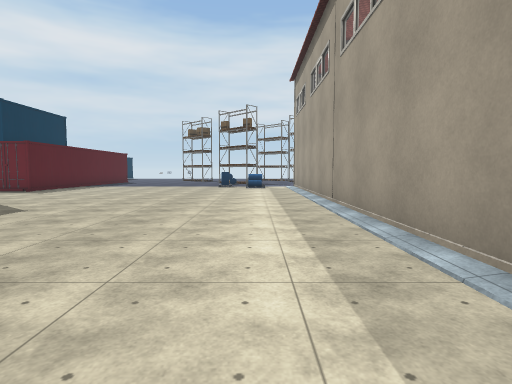
view 1 (above)

24 first-person views from a walk through a scene from a Unity 3-D project. The camera is 1.5 m above the floor, tilts 4° down and sees 80° across. The floor is counted in squares, 2 m on a side. Each view is taken from the middle of a square. On the plan, view 1 faces up. The plan holds only what a view shows up to about 10 squares ahead; the rest is blank. The place goes on beyond the plan. Some animated figures are not drawn. Some surface patterns are stand-ins.

view 2
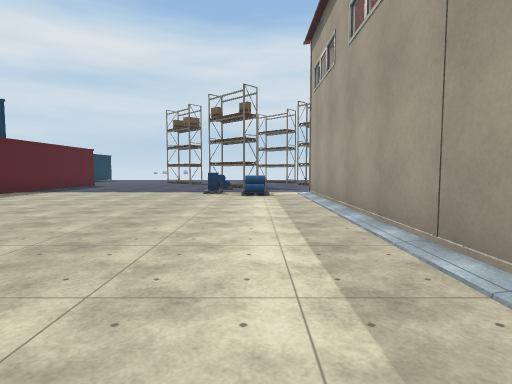

view 3
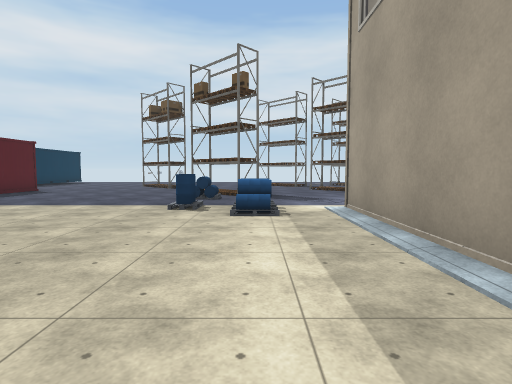

view 4
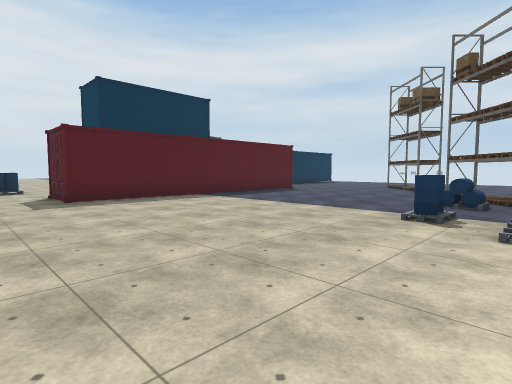

view 5
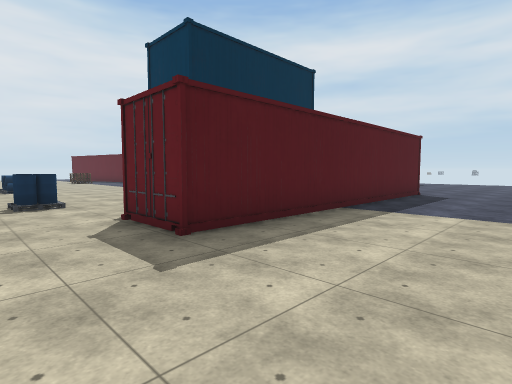

view 6
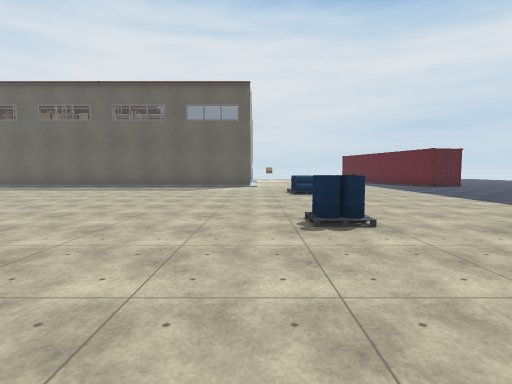

view 7
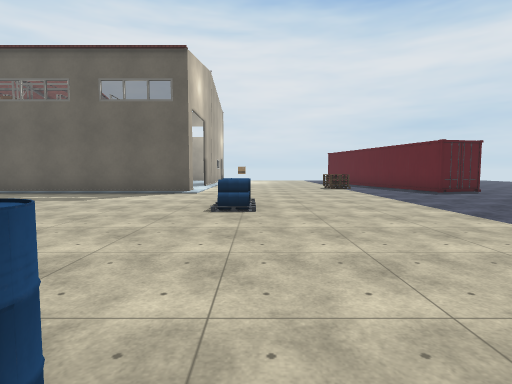

view 8
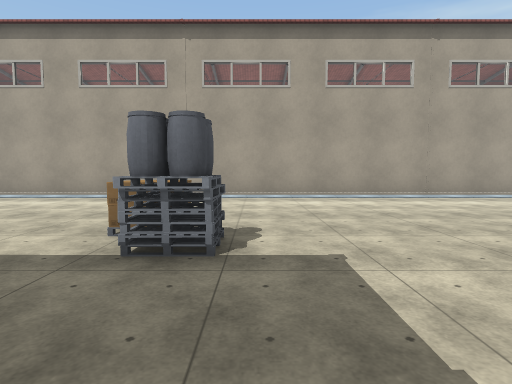

view 9
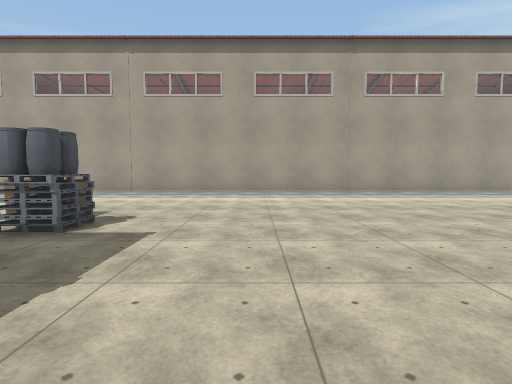

view 10
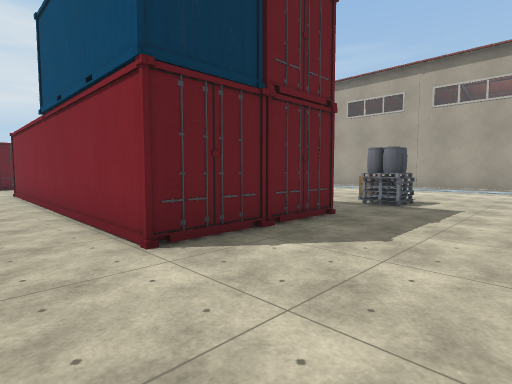

view 11
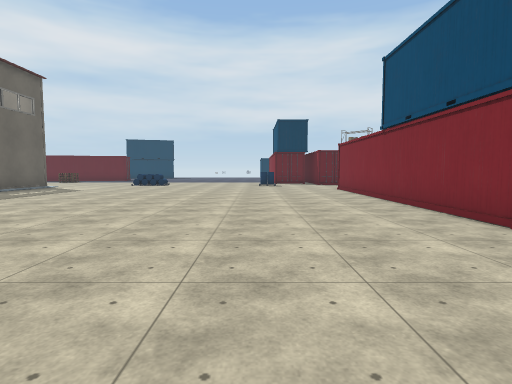

view 12
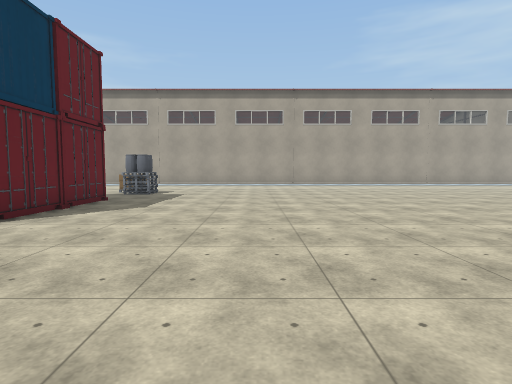

view 13
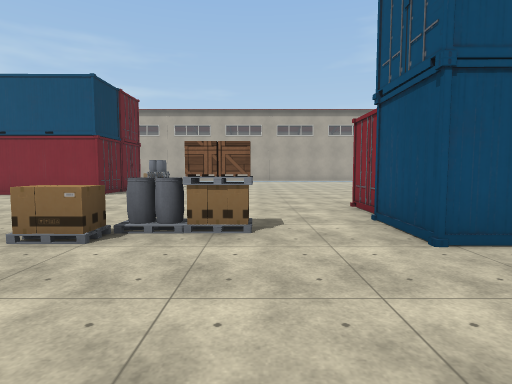

view 14
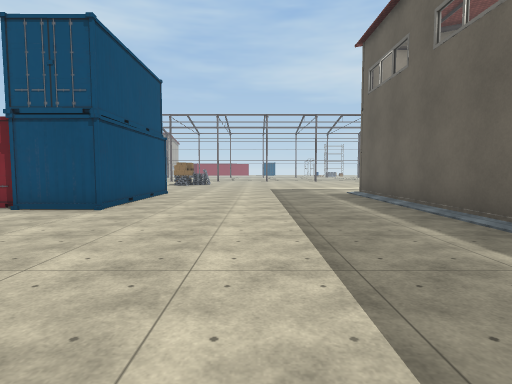

view 15
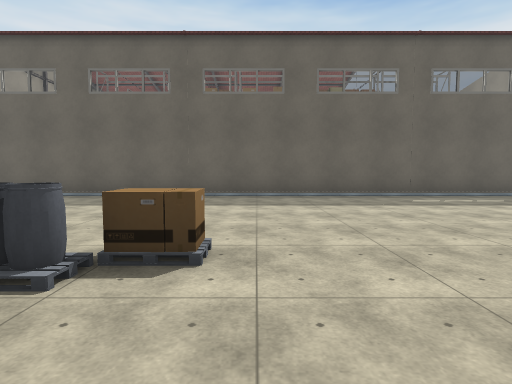

view 16
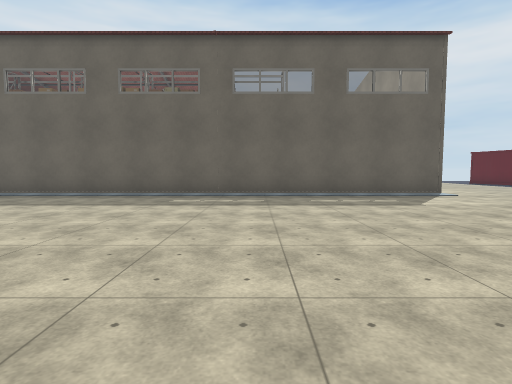

view 17
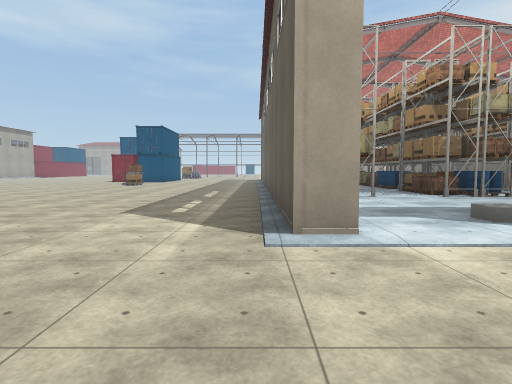

view 18
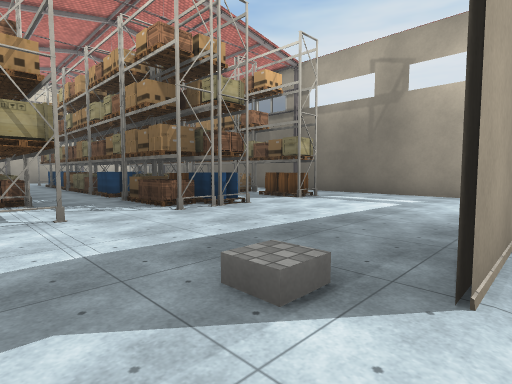

view 19
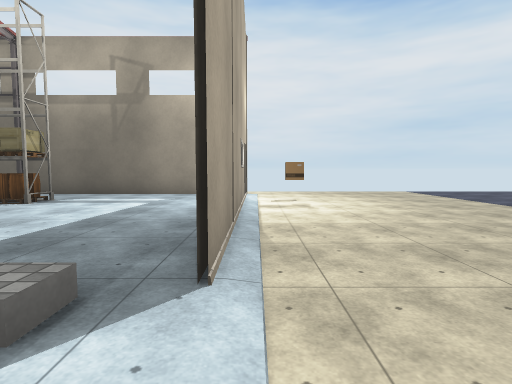

view 20
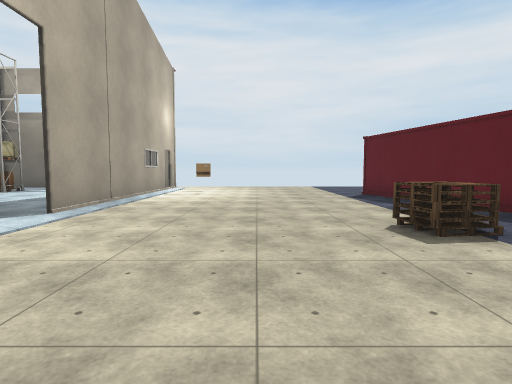

view 21
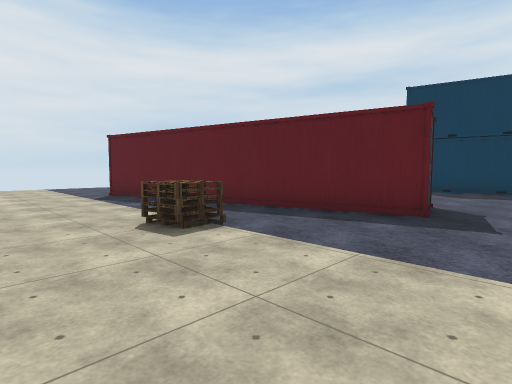

view 22
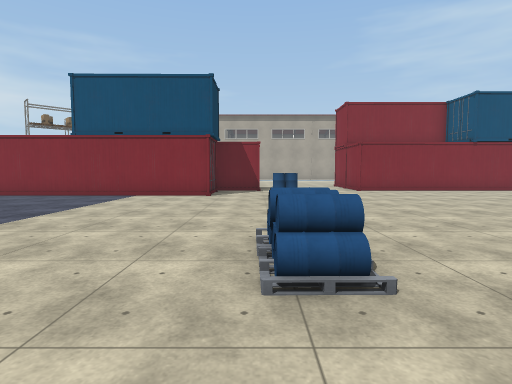

view 23
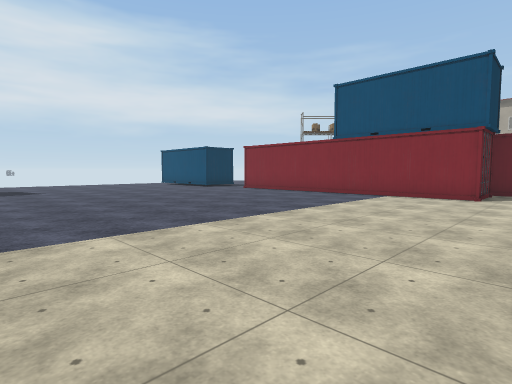

view 24
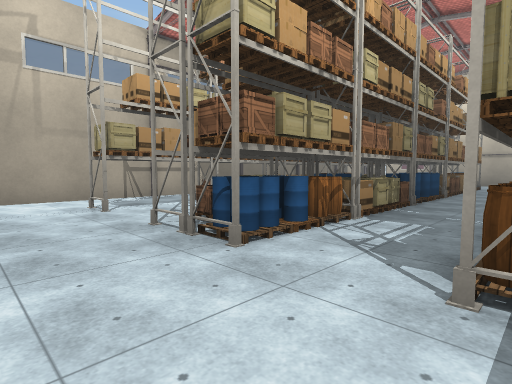

### Floor plan
Points are (right, up) in squares from view 1. A wall is a line through its corners. A room is listed if a view was taken in it or the views show most of it. See-through windows are left out.
Room 1 (views 1, 2, 3, 4, 5, 6, 7, 8, 9, 10, 11, 12, 13, 14, 15, 16, 17, 20, 21, 22, 23)
walls: (-8.4, -1.2) (-8.6, -1.1) (-9, -1.3); (-9.7, 11.9) (-9.7, 12.4); (-10.2, 12.4) (-11.9, 12.4) (-11.9, 18.5); (-7, -1.3) (-7.6, -1); (-6.3, -1.2) (-9.7, -1.2) (-9.7, 7.2); (-23.1, 8.7) (-22.4, 8.7) (-22.4, -12); (-8.1, 18.6) (-8.1, 10.9) (-9.8, 10.9); (-22.4, 17.4) (-30.6, 15.4); (-16.1, -12) (-16, -7.8) (-12.6, -7.9); (0.2, 17.6) (-0.5, 16.9); (-31.9, 8.7) (-25.9, 8.7); (1.7, -12.2) (1.7, 13.9)
ways out: opening at (-24.5, 9) to room 2
objects: box (-32, 10); pallet (-25, 14); pallet (-25, 15); other object (-19, 11) to (-18, 11); other object (-16, -4); other object (-15, -6); other object (-15, -5); other object (-12, 10); other object (-4, -1); other object (-3, -1); other object (-1, 14); other object (-1, 16); other object (0, 13) to (0, 14)
Room 2 (views 18, 19, 24)
walls: (-22.5, 0.5) (-22.5, 5.4); (-27.5, 4) (-26.9, 4); (-25.1, 4) (-24.2, 4); (-33.5, 1.8) (-33.5, 1.1); (-33.5, 7.3) (-33.5, 1.9)
ways out: opening at (-24.5, 9) to room 1
objects: barrel (-32, 3); other object (-31, 3); barrel (-31, 4); other object (-30, 3); other object (-29, -6); other object (-29, -4); box (-29, -1); box (-29, 1); barrel (-29, 2); barrel (-29, 3); barrel (-29, 4); box (-28, 0); other object (-28, 2); pallet (-28, 3); barrel (-28, 4); other object (-27, -2); other object (-27, -1); barrel (-27, 0); box (-27, 2); box (-27, 3); other object (-25, 0); box (-25, 1); cube (-25, 8)

Where each view was taken, in squares from view 1:
view 1: 0 up, 0 right, facing up
view 2: 4 up, 0 right, facing up
view 3: 8 up, 0 right, facing up
view 4: 9 up, 0 right, facing up-left
view 5: 9 up, 5 left, facing up-left
view 6: 9 up, 8 left, facing left
view 7: 11 up, 12 left, facing left
view 8: 2 down, 7 left, facing right
view 9: 4 down, 8 left, facing right
view 10: 4 down, 11 left, facing up-right
view 11: 5 down, 13 left, facing up
view 12: 5 down, 14 left, facing right
view 13: 6 down, 19 left, facing right
view 14: 2 down, 19 left, facing down
view 15: 3 down, 13 left, facing left
view 16: 3 up, 13 left, facing left
view 17: 12 up, 22 left, facing down
view 18: 9 up, 24 left, facing down-left
view 19: 9 up, 24 left, facing left
view 20: 12 up, 21 left, facing left
view 21: 12 up, 21 left, facing up-left
view 22: 11 up, 21 left, facing right
view 23: 11 up, 21 left, facing up-right
view 24: 6 up, 31 left, facing down-right
